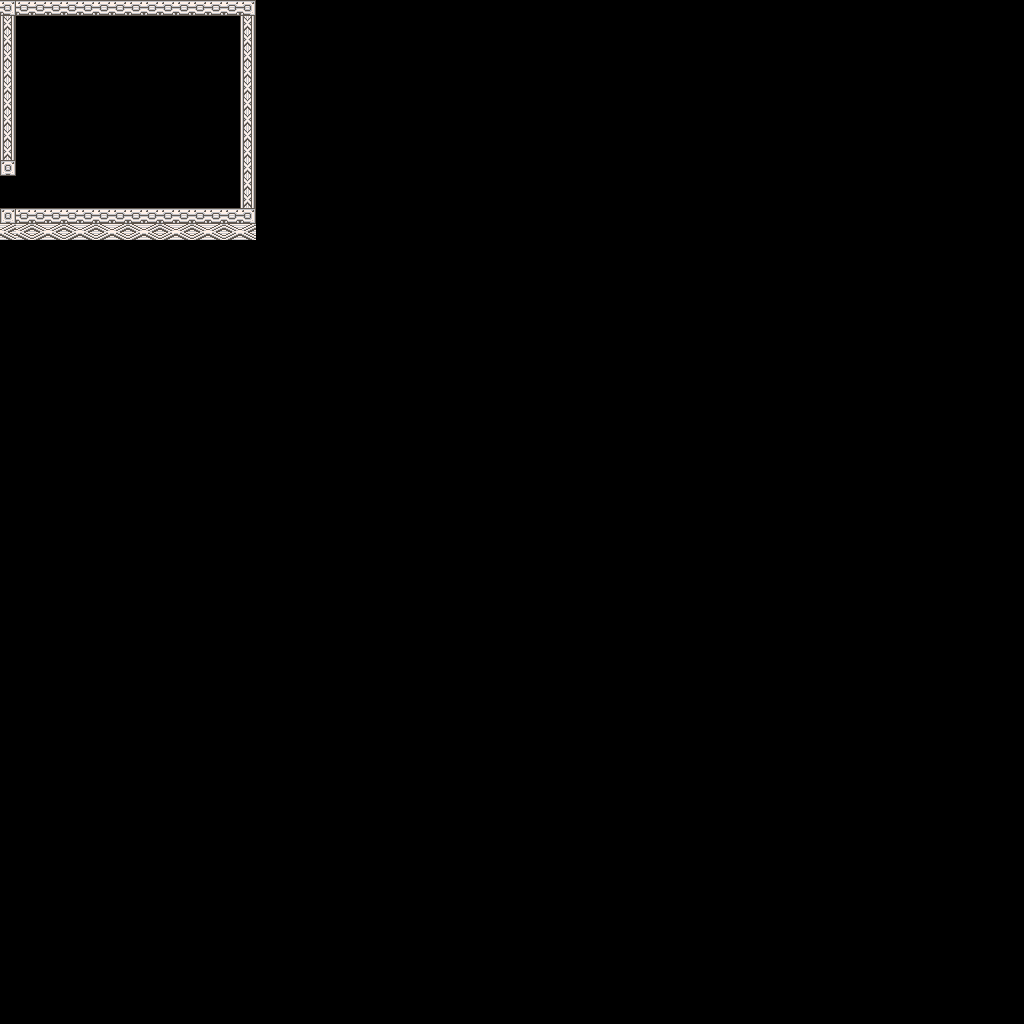

The image is a tile-based game level rendered from a .tmx file. Its description and source (layers, tilesets, objects; grid data summarised) follow:
An orthogonal 128x128 tile map with 8x8 px tiles, 1 tile layer (Tile Layer 1), 1 hidden layer not drawn, 2 tilesets and 4 objects (spawn_point, cam_area, map_link, spawn_checkpoint).

<map version="1.0" tiledversion="1.1.6" orientation="orthogonal" renderorder="right-down" width="128" height="128" tilewidth="8" tileheight="8" infinite="0" nextobjectid="37">
 <properties>
  <property name="level_id" type="int" value="1" />
 </properties>
 <tileset firstgid="1" source="platform_sheet.tsx" />
 <tileset firstgid="1025" source="platformer_sheet_1.tsx" />
 <layer name="Tile Layer 1" width="128" height="128">
  <data>[16384 cells, 280 non-empty, 20 distinct tile ids]</data>
 </layer>
 <layer name="Tile Layer 2" width="128" height="128" visible="0">
  <data>[16384 cells, 44 non-empty, 12 distinct tile ids]</data>
 </layer>
 <objectgroup name="Object Layer 1">
  <object id="1" name="default" type="spawn_point" x="16" y="184" width="32" height="24">
   <properties>
    <property name="type" value="side" />
   </properties>
  </object>
  <object id="4" name="camera" type="cam_area" x="0" y="0" width="256" height="240" />
  <object id="20" name="link" type="map_link" x="0" y="192" width="16" height="16">
   <properties>
    <property name="dest_map_path" value="Content/raw/test_map_hall_left.tmx" />
   </properties>
  </object>
  <object id="35" name="checkpoint" type="spawn_checkpoint" x="208" y="176" width="32" height="32" />
 </objectgroup>
</map>
